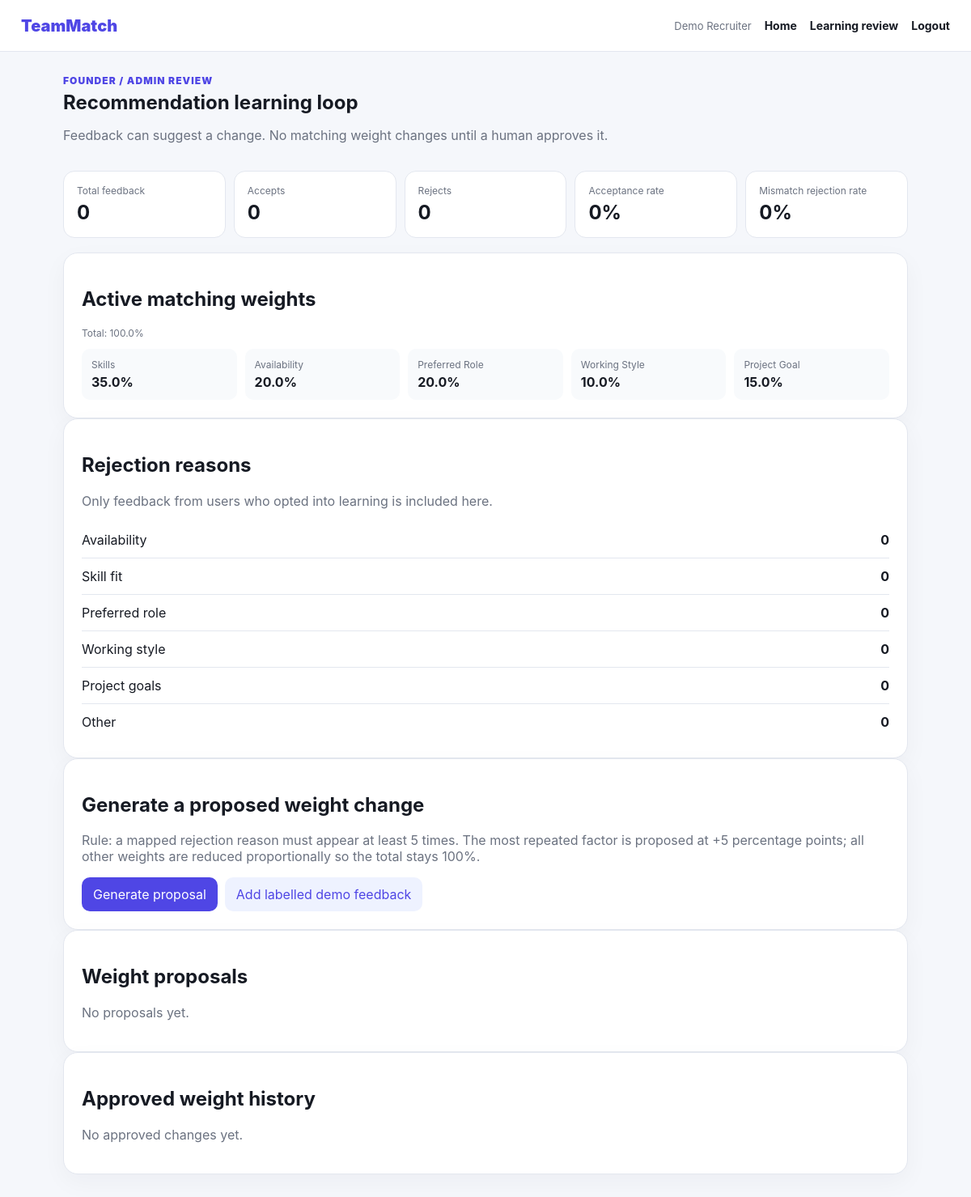
The page /learning (signed in) on the database its author committed.
### tables this page shows
CREATE TABLE users (
            id INTEGER PRIMARY KEY AUTOINCREMENT,
            name TEXT NOT NULL,
            university TEXT NOT NULL,
            email TEXT NOT NULL UNIQUE,
            password_hash TEXT NOT NULL,
            skills TEXT NOT NULL,
            availability TEXT NOT NULL,
            preferred_role TEXT NOT NULL,
            working_style TEXT NOT NULL,
            project_goal TEXT NOT NULL,
            feedback_opt_in INTEGER NOT NULL DEFAULT 1,
            created_at DATETIME DEFAULT CURRENT_TIMESTAMP
        );

CREATE TABLE matching_settings (
            id INTEGER PRIMARY KEY CHECK (id = 1),
            skills REAL NOT NULL,
            availability REAL NOT NULL,
            preferred_role REAL NOT NULL,
            working_style REAL NOT NULL,
            project_goal REAL NOT NULL,
            updated_at DATETIME DEFAULT CURRENT_TIMESTAMP
        );

### app.py (the view)
@app.route("/learning")
@login_required
def learning_dashboard():
    summary=feedback_summary(); conn=get_db(); proposals=conn.execute("SELECT * FROM weight_proposals ORDER BY id DESC LIMIT 10").fetchall(); history=conn.execute("SELECT * FROM weight_history ORDER BY id DESC LIMIT 10").fetchall(); teams=conn.execute("SELECT * FROM teams ORDER BY id LIMIT 1").fetchone(); conn.close(); active=get_active_weights()
    parsed=[]
    for p in proposals:
        parsed.append({"row":p,"old":json.loads(p["old_weights_json"]),"new":json.loads(p["proposed_weights_json"])})
    parsed_history=[]
    for h in history:
        parsed_history.append({"row":h,"old":json.loads(h["old_weights_json"]),"new":json.loads(h["new_weights_json"])})
    return render_template("learning.html",summary=summary,active_weights=active,proposals=parsed,history=parsed_history,demo_team=teams)

### app.py (called while the page is built)
def login_required(view):
    @wraps(view)
    def wrapped(*args, **kwargs):
        if "user_id" not in session:
            flash("Please log in first.")
            return redirect(url_for("login"))
        return view(*args, **kwargs)
    return wrapped

def current_user():
    if "user_id" not in session:
        return None
    conn = get_db()
    user = conn.execute("SELECT * FROM users WHERE id = ?", (session["user_id"],)).fetchone()
    conn.close()
    return user

@app.context_processor
def inject_user():
    return {"logged_in_user": current_user()}

### db.py (called while the page is built)
def get_db():
    conn = sqlite3.connect(DB_PATH)
    conn.row_factory = sqlite3.Row
    conn.execute("PRAGMA foreign_keys = ON")
    return conn

### matching.py (called while the page is built)
def get_active_weights(conn=None):
    owns = conn is None
    conn = conn or get_db()
    row = conn.execute("SELECT * FROM matching_settings WHERE id = 1").fetchone()
    if owns:
        conn.close()
    if not row:
        return DEFAULT_WEIGHTS.copy()
    return {k: float(row[k]) for k in DEFAULT_WEIGHTS}

### templates/learning.html (shortened to what this page needs)
{% extends "base.html" %}
{% block content %}
<section class="page-head">
  <div>
    <div class="eyebrow">Founder / admin review</div>
    <h1>Recommendation learning loop</h1>
    <p class="muted">Feedback can suggest a change. No matching weight changes until a human approves it.</p>
  </div>
</section>
<div class="metric-grid">
  <section class="metric"><span>Total feedback</span><strong>{{ summary.total }}</strong></section>
  <section class="metric"><span>Accepts</span><strong>{{ summary.accepts }}</strong></section>
  <section class="metric"><span>Rejects</span><strong>{{ summary.rejects }}</strong></section>
  <section class="metric"><span>Acceptance rate</span><strong>{{ summary.acceptance_rate }}%</strong></section>
  <section class="metric"><span>Mismatch rejection rate</span><strong>{{ summary.mismatch_rejection_rate }}%</strong></section>
</div>
<section class="card">
  <div class="section-head"><div><h2>Active matching weights</h2><p class="muted small">Total: {{ ((active_weights.values()|sum) * 100)|round(1) }}%</p></div></div>
  <div class="weight-grid">
    {% for key, value in active_weights.items() %}<div><span>{{ key.replace('_',' ')|title }}</span><strong>{{ (value*100)|round(1) }}%</strong></div>{% endfor %}
  </div>
</section>
<section class="card">
  <h2>Rejection reasons</h2>
  <p class="muted">Only feedback from users who opted into learning is included here.</p>
  {% for reason, count in summary.reason_counts.items() %}
    <div class="row-item"><span>{{ reason }}</span><strong>{{ count }}</strong></div>
  {% endfor %}
</section>
<section class="card">
  <h2>Generate a proposed weight change</h2>
  <p class="muted">Rule: a mapped rejection reason must appear at least 5 times. The most repeated factor is proposed at +5 percentage points; all other weights are reduced proportionally so the total stays 100%.</p>
  <div class="button-row">
    <form method="post" action="{{ url_for('learning_generate_proposal') }}"><button class="primary compact" type="submit">Generate proposal</button></form>
    <form method="post" action="{{ url_for('learning_demo_feedback') }}"><button class="secondary" type="submit">Add labelled demo feedback</button></form>
  </div>
</section>
<section class="card">
  <h2>Weight proposals</h2>
  {% for p in proposals %}
    <div class="proposal">
      <div class="row-item"><strong>{{ p.row.main_reason }}</strong><span class="status-pill">{{ p.row.status }}</span></div>
      <p>{{ p.row.reason }}</p>
      <div class="comparison-grid">
        <div><h3>Current</h3>{% for key,value in p.old.items() %}<div class="mini-row"><span>{{ key }}</span><span>{{ (value*100)|round(1) }}%</span></div>{% endfor %}<div class="mini-row total"><strong>Total</strong><strong>{{ ((p.old.values()|sum)*100)|round(1) }}%</strong></div></div>
        <div><h3>Proposed</h3>{% for key,value in p.new.items() %}<div class="mini-row"><span>{{ key }}</span><span>{{ (value*100)|round(1) }}%</span></div>{% endfor %}<div class="mini-row total"><strong>Total</strong><strong>{{ ((p.new.values()|sum)*100)|round(1) }}%</strong></div></div>
      </div>
      <p class="muted small">Evidence: {{ p.row.feedback_count }} relevant feedback records.</p>
      {% if p.row.status == 'Pending' %}
      <div class="button-row">
        <form method="post" action="{{ url_for('learning_review', proposal_id=p.row.id, action='approve') }}"><button class="primary compact" type="submit">Approve</button></form>
        <form method="post" action="{{ url_for('learning_review', proposal_id=p.row.id, action='reject') }}"><button class="secondary" type="submit">Reject</button></form>
      </div>
      {% endif %}
    </div>
  {% else %}<p class="muted">No proposals yet.</p>{% endfor %}
</section>
<section class="card">
  <h2>Approved weight history</h2>
  {% for h in history %}
    <div class="row-item"><div><strong>{{ h.row.created_at }}</strong><div class="muted small">{{ h.row.reason }}</div></div><span>{{ h.row.feedback_count }} feedback</span></div>
  {% else %}<p class="muted">No approved changes yet.</p>{% endfor %}
</section>
{% endblock %}

### templates/base.html (shortened to what this page needs)
<!doctype html>
<html lang="en">
<head>
  <link rel="stylesheet" href="{{ url_for('static', filename='style.css') }}">
</head>
<body>
  <nav class="nav">
    <a class="brand" href="{{ url_for('dashboard') if logged_in_user else url_for('login') }}">TeamMatch</a>
    <div class="nav-links">
      {% if logged_in_user %}
        <span class="nav-user">{{ logged_in_user.name }}</span>
        <a href="{{ url_for('dashboard') }}">Home</a>
        <a href="{{ url_for('learning_dashboard') }}">Learning review</a>
        <a href="{{ url_for('logout') }}">Logout</a>
      {% endif %}
    </div>
  </nav>
  <main class="container">
    {% block content %}{% endblock %}
  </main>
</body>
</html>

### static/style.css (style rules this page uses)
:root { --bg:#f5f7fb; --card:#ffffff; --ink:#161a23; --muted:#6b7280; --line:#e3e7ef; --accent:#4f46e5; --accent-dark:#3730a3; --accent-soft:#eef2ff; --success:#166534; }
* { box-sizing:border-box }
body { margin:0; background:var(--bg); color:var(--ink); font-family:Inter,ui-sans-serif,system-ui,-apple-system,BlinkMacSystemFont,"Segoe UI",sans-serif; }
a { color:inherit }
.nav { height:64px; display:flex; align-items:center; justify-content:space-between; padding:0 26px; background:#fff; border-bottom:1px solid var(--line); }
.brand { font-size:20px;font-weight:900;color:var(--accent);text-decoration:none }
.nav-links { display:flex;gap:16px;align-items:center }
.nav-links a { text-decoration:none;font-weight:700;font-size:14px }
.nav-user { color:var(--muted);font-size:13px }
.container { max-width:1080px;margin:0 auto;padding:28px 18px 64px }
.eyebrow { font-size:12px;font-weight:900;text-transform:uppercase;letter-spacing:.09em;color:var(--accent) }
.muted { color:var(--muted) }
.small { font-size:12px }
.auth-card,.card { background:var(--card); border:1px solid var(--line); border-radius:18px; padding:22px; box-shadow:0 10px 30px rgba(15,23,42,.04); }
button,.primary-link,.secondary-link { border:0; border-radius:10px; padding:11px 14px; font-weight:900; font:inherit; cursor:pointer; text-decoration:none; display:inline-block; }
.primary,.primary-link { background:var(--accent);color:#fff }
.primary { width:100%;margin-top:16px }
.primary.compact { width:auto;margin-top:0 }
.secondary,.secondary-link { background:var(--accent-soft);color:var(--accent) }
.row-item { display:flex;align-items:center;justify-content:space-between;gap:14px; padding:12px 0;border-bottom:1px solid var(--line) }
.row-item:last-child { border-bottom:0 }
.page-head { display:flex;justify-content:space-between;align-items:flex-end;gap:18px;margin-bottom:18px }
.page-head h1 { margin:5px 0 4px }
.button-row { display:flex;gap:9px;align-items:center;margin-top:14px }
.button-row form { margin:0 }
.metric-grid { display:grid;grid-template-columns:repeat(5,1fr);gap:10px;margin-bottom:18px }
.metric { background:#fff;border:1px solid var(--line);border-radius:14px;padding:16px;display:grid;gap:5px }
.metric span { font-size:12px;color:var(--muted) }
.metric strong { font-size:24px }
.weight-grid { display:grid;grid-template-columns:repeat(5,1fr);gap:10px }
.weight-grid>div { padding:12px;border-radius:10px;background:#f8fafc;display:grid;gap:4px }
.weight-grid span { font-size:12px;color:var(--muted) }

### rows shown on the page
users: name "Demo Recruiter"
matching_settings: replace "Skills", (value*100)|round(1) "35.0", replace "Availability", (value*100)|round(1) "20.0", replace "Preferred Role", replace "Working Style", (value*100)|round(1) "10.0", replace "Project Goal", (value*100)|round(1) "15.0"

### other values the page prints
{{ summary.total }} "0"
{{ summary.accepts }} "0"
{{ summary.rejects }} "0"
{{ summary.acceptance_rate }} "0"
{{ summary.mismatch_rejection_rate }} "0"
{{ ((active_weights.values()|sum) * 100)|round(1) }} "100.0"
{{ reason }} "Availability" "Skill fit" "Preferred role" "Working style" "Project goals" "Other"
{{ count }} "0" "0" "0" "0" "0" "0"
